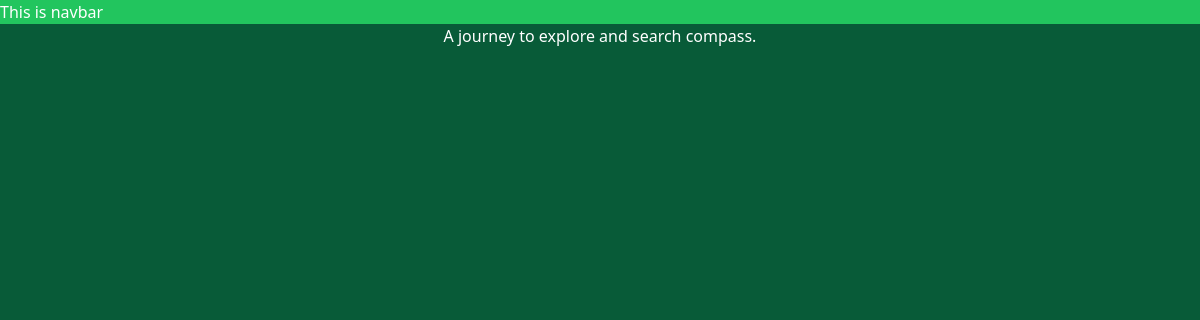
The page /explore/ on the database as committed earlier.
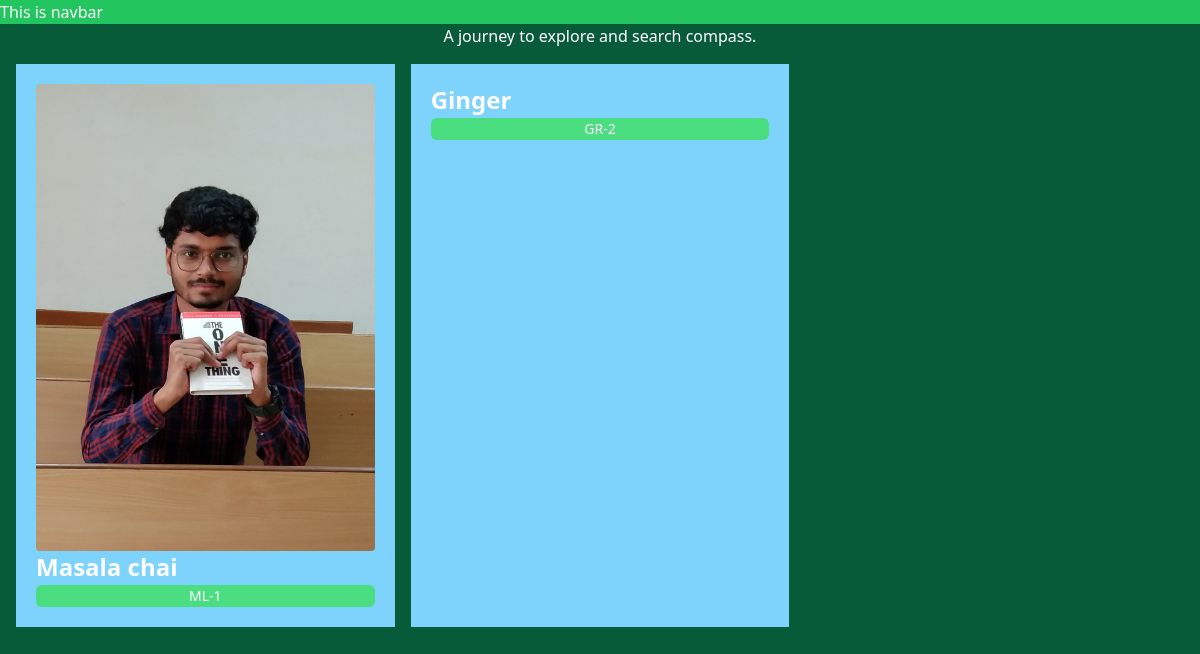
The same page on the database as committed later.
### explore/models.py (models this page shows, shortened)
class ChaiVariety(models.Model):
  CHAI_TYPE_CHOICE=[
    ('ML','MASALA'),
    ('GR','GINGER'),
    ('KL','KIWI'),
    ('PL','PLAIN')
  ]
  name=models.CharField(max_length=100)
  image=models.ImageField(upload_to="chais/")
  date_added=models.DateTimeField(default=timezone.now)
  type=models.CharField(max_length=2,choices=CHAI_TYPE_CHOICE)
  description=models.TextField(default='')

### explore/views.py (the view)
# urls.py: path("",views.compass_search,name='compass_search'),
def compass_search(request):
  chais=ChaiVariety.objects.all()
  return render(request,"explore/compass.html",{'chais':chais})

### explore/templates/explore/compass.html (shortened to what this page needs)
{% extends "layout.html" %}
 {% block content %}
<h1>A journey to explore and search compass.</h1>
<div class="grid grid-cols-3 gap-4 m-4">
  {% for chai in chais %}
  <div class="bg-sky-300 p-5">
    <img class="rounded" src="{{chai.image.url}}" alt="" />
    <h3 class="text-2xl font-bold">{{chai.name}}</h3>
    <a href="{% url 'chai_detail' chai.id %}">
      <button
        class="inline-flex items-center w-full border border-transparent justify-center text-sm font-medium rounded-md text-white bg-green-400 hover:bg-green-500 focus:outline-none focus:ring-2"
      >
        {{chai.type}}-{{chai.id}}
      </button>
    </a>
  </div>
  {% endfor %}
</div>
{% endblock %}

### templates/layout.html (shortened to what this page needs)
{% load static tailwind_tags %}
{% load static %}
<!DOCTYPE html>
<html lang="en">
  <head>
    <link rel="stylesheet" href="{% static 'style.css' %}" />
    {% tailwind_css %}
  </head>
  <body>
    <nav class="bg-green-500">This is navbar</nav>
     {% block content %}{% endblock %}
  </body>
</html>

### static/style.css (style rules this page uses)
body { background: rgb(8, 91, 56); color: #ffff; }
h1 { text-align: center; font-size: 2em; }

Rows that differ between the two databases and show on the page:
added ChaiVariety: image (picture), name "Masala chai", type "ML", id "1"
added ChaiVariety: name "Ginger", type "GR", id "2"
